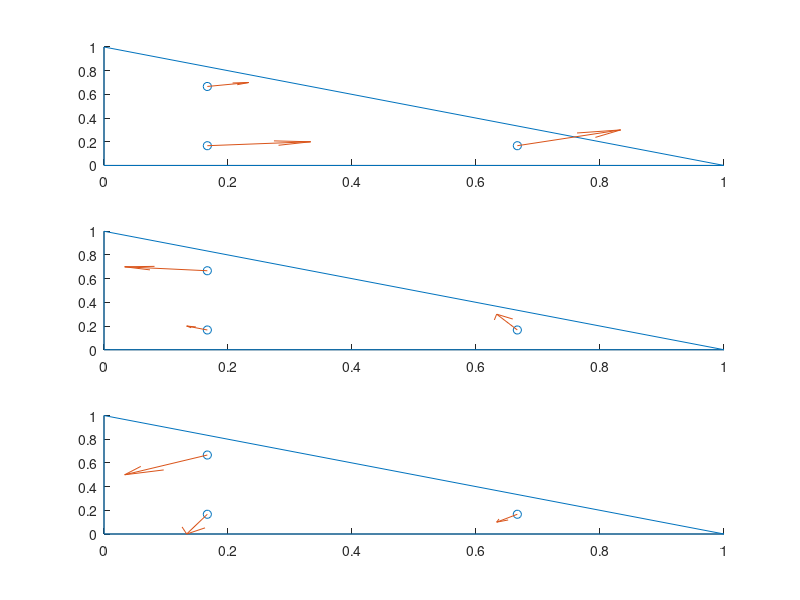
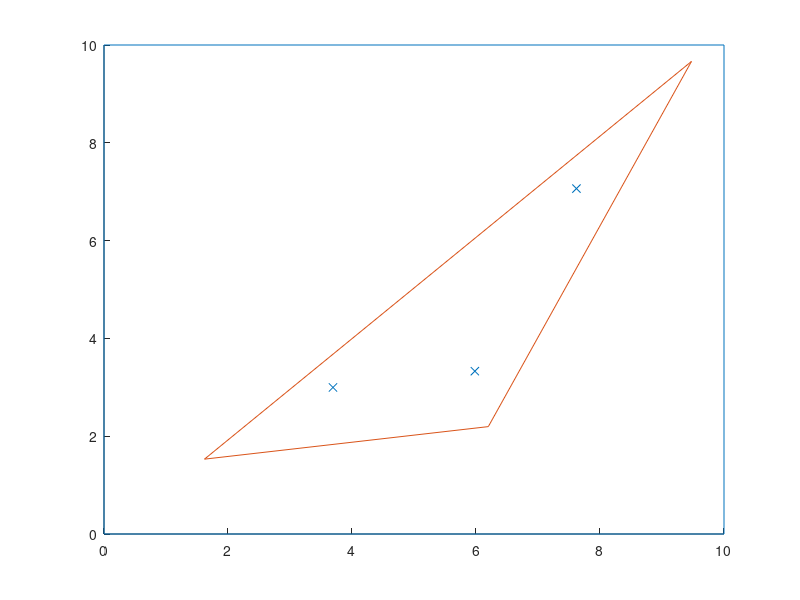
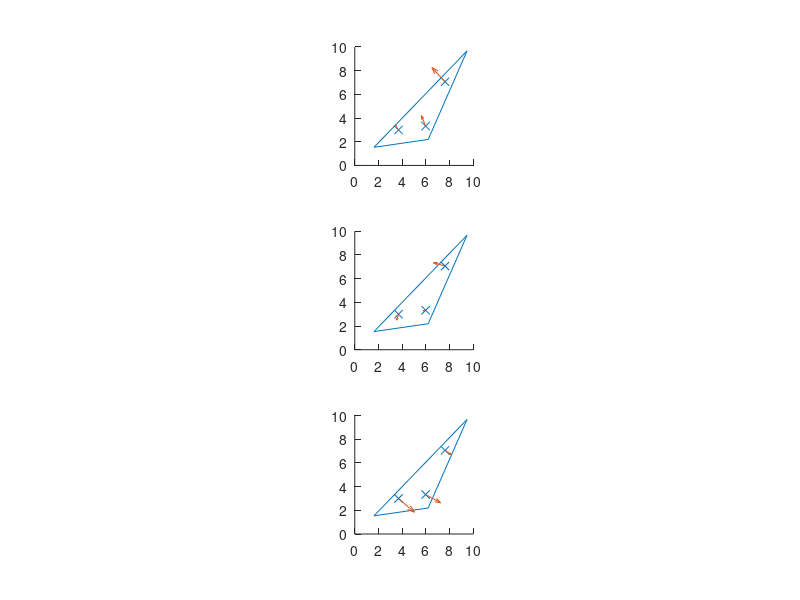
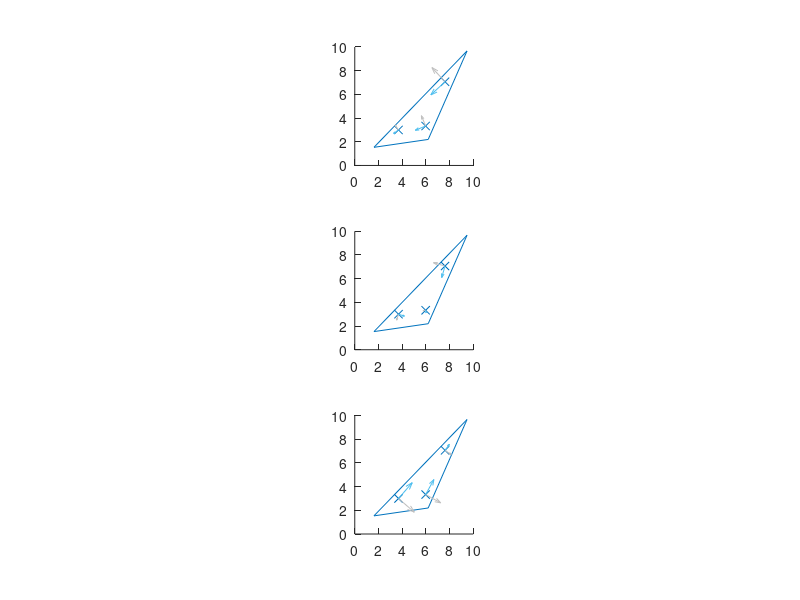

MATLAB code for these plots, in order:
clear
close all
a = 10;
xyz = rand(3,3)*a;

% Quadrature rule
q2u = [[6.666666666666667e-01, ...
        1.666666666666667e-01]; ...
       [1.666666666666667e-01, ...
        6.666666666666667e-01]; ...
       [1.666666666666667e-01, ...
        1.666666666666667e-01]]';
q2w = [1.666666666666667e-01; ...
       1.666666666666667e-01; ...
       1.666666666666667e-01]';

% H(grad) basis functions
% Node basis functions for the reference element
up{1} = 1 - q2u(1,:) - q2u(2,:);
up{2} = q2u(1,:);
up{3} = q2u(2,:);

% Gradient of H(grad) basis functions, used in H(div), H(curl)
ug{1} = [-1 -1]';
ug{2} = [+1 0]';
ug{3} = [0 +1]';

% H(curl) basis function N
uin{1} = [ug{2}*up{1} - ug{1}*up{2}; 0,0,0];
uin{2} = [ug{3}*up{2} - ug{2}*up{3}; 0,0,0];
uin{3} = [ug{1}*up{3} - ug{3}*up{1}; 0,0,0];

% Physical coordinates
% Maps from refference element to physical element
q2x = zeros(3,length(q2w)); % allocate memorry
for iIdx = 1:3 % 3 edge points i.e triangle
    q2x = q2x + xyz(:,iIdx)*up{iIdx};
end

% Jacobian
jac = zeros(3);
for iIdx = 1:3
    jac = jac ...
        + [xyz(1,iIdx)*ug{iIdx}', 0; ...
           xyz(2,iIdx)*ug{iIdx}', 0; ...
           xyz(3,iIdx)*ug{iIdx}', 0]';
end
jac(3,3) = 1;
% Mappings
det_jac = det(jac);
map_ccs = inv(jac);       % mapping for curl-conforming space
%map_dcs = jac'/det_jac;  % mapping for div-conforming space
scale = 0.2;
figure(1), clf
subplot(3,1,1), hold on
plot([0,0,1,0]',[0,1,0,0]')
scatter(q2u(1,:),q2u(2,:))
quiver(q2u(1,:),q2u(2,:),uin{1}(1,:)*scale,uin{1}(2,:)*scale,'Autoscale','off')

subplot(3,1,2), hold on
plot([0,0,1,0]',[0,1,0,0]')
scatter(q2u(1,:),q2u(2,:))
quiver(q2u(1,:),q2u(2,:),uin{2}(1,:)*scale,uin{2}(2,:)*scale,'Autoscale','off')

subplot(3,1,3), hold on
plot([0,0,1,0]',[0,1,0,0]')
scatter(q2u(1,:),q2u(2,:))
quiver(q2u(1,:),q2u(2,:),uin{3}(1,:)*scale,uin{3}(2,:)*scale,'Autoscale','off')


figure(2), clf, hold on
plot([0,0,a,a,0],[0,a,a,0,0])
plot([xyz(1,:),xyz(1,1)],[xyz(2,:),xyz(2,1)])
scatter(q2x(1,:),q2x(2,:),'x')


for iIdx = 1:3
    gsnn{iIdx} = map_ccs*uin{iIdx};
end

scale = det_jac*0.2;
figure(3)
subplot(3,1,1), hold on
plot([xyz(1,:),xyz(1,1)],[xyz(2,:),xyz(2,1)])
scatter(q2x(1,:),q2x(2,:),'x')
quiver(q2x(1,:),q2x(2,:),gsnn{1}(1,:)*scale,gsnn{1}(2,:)*scale,'Autoscale','off')
daspect([1 1 1])

subplot(3,1,2), hold on
plot([xyz(1,:),xyz(1,1)],[xyz(2,:),xyz(2,1)])
scatter(q2x(1,:),q2x(2,:),'x')
quiver(q2x(1,:),q2x(2,:),gsnn{2}(1,:)*scale,gsnn{2}(2,:)*scale,'Autoscale','off')
daspect([1 1 1])

subplot(3,1,3),hold on
plot([xyz(1,:),xyz(1,1)],[xyz(2,:),xyz(2,1)])
scatter(q2x(1,:),q2x(2,:),'x')
quiver(q2x(1,:),q2x(2,:),gsnn{3}(1,:)*scale,gsnn{3}(2,:)*scale,'Autoscale','off')
daspect([1 1 1])

n = repmat([0,0,1],3,1)';
%S, n x N
usn{1} = cross(n,gsnn{1});
usn{2} = cross(n,gsnn{2});
usn{3} = cross(n,gsnn{3});

col = [0.75,0.75,0.75];

figure(4)
subplot(3,1,1), hold on
plot([xyz(1,:),xyz(1,1)],[xyz(2,:),xyz(2,1)])
scatter(q2x(1,:),q2x(2,:),'x')
quiver(q2x(1,:),q2x(2,:),gsnn{1}(1,:)*scale,gsnn{1}(2,:)*scale,'Autoscale','off','color',col)
quiver(q2x(1,:),q2x(2,:),usn{1}(1,:)*scale,usn{1}(2,:)*scale,'Autoscale','off')
daspect([1 1 1])

subplot(3,1,2), hold on
plot([xyz(1,:),xyz(1,1)],[xyz(2,:),xyz(2,1)])
scatter(q2x(1,:),q2x(2,:),'x')
quiver(q2x(1,:),q2x(2,:),gsnn{2}(1,:)*scale,gsnn{2}(2,:)*scale,'Autoscale','off','color',col)
quiver(q2x(1,:),q2x(2,:),usn{2}(1,:)*scale,usn{2}(2,:)*scale,'Autoscale','off')
daspect([1 1 1])

subplot(3,1,3),hold on
plot([xyz(1,:),xyz(1,1)],[xyz(2,:),xyz(2,1)])
scatter(q2x(1,:),q2x(2,:),'x')
quiver(q2x(1,:),q2x(2,:),gsnn{3}(1,:)*scale,gsnn{3}(2,:)*scale,'Autoscale','off','color',col)
quiver(q2x(1,:),q2x(2,:),usn{3}(1,:)*scale,usn{3}(2,:)*scale,'Autoscale','off')
daspect([1 1 1])

%n x S (n x (n x S)) 
usnn{1} = cross(n,usn{1});
usnn{2} = cross(n,usn{2});
usnn{3} = cross(n,usn{3});

figure(5)
subplot(3,1,1), hold on
plot([xyz(1,:),xyz(1,1)],[xyz(2,:),xyz(2,1)])
scatter(q2x(1,:),q2x(2,:),'x')
quiver(q2x(1,:),q2x(2,:),usn{1}(1,:)*scale,usn{1}(2,:)*scale,'Autoscale','off','color',col)
quiver(q2x(1,:),q2x(2,:),usnn{1}(1,:)*scale,usnn{1}(2,:)*scale,'Autoscale','off')
daspect([1 1 1])

subplot(3,1,2), hold on
plot([xyz(1,:),xyz(1,1)],[xyz(2,:),xyz(2,1)])
scatter(q2x(1,:),q2x(2,:),'x')
quiver(q2x(1,:),q2x(2,:),usn{2}(1,:)*scale,usn{2}(2,:)*scale,'Autoscale','off','color',col)
quiver(q2x(1,:),q2x(2,:),usnn{2}(1,:)*scale,usnn{2}(2,:)*scale,'Autoscale','off')
daspect([1 1 1])

subplot(3,1,3),hold on
plot([xyz(1,:),xyz(1,1)],[xyz(2,:),xyz(2,1)])
scatter(q2x(1,:),q2x(2,:),'x')
quiver(q2x(1,:),q2x(2,:),usn{3}(1,:)*scale,usn{3}(2,:)*scale,'Autoscale','off','color',col)
quiver(q2x(1,:),q2x(2,:),usnn{3}(1,:)*scale,usnn{3}(2,:)*scale,'Autoscale','off')
daspect([1 1 1])


%%%%%% old version %%%%%%%

usn_old{1} = cross(n,uin{1});
usn_old{2} = cross(n,uin{2});
usn_old{3} = cross(n,uin{3});

for iIdx = 1:3
    gsn_old{iIdx} = map_ccs*usn_old{iIdx};
end

figure(6)
subplot(3,1,1), hold on
plot([xyz(1,:),xyz(1,1)],[xyz(2,:),xyz(2,1)])
scatter(q2x(1,:),q2x(2,:),'x')
quiver(q2x(1,:),q2x(2,:),uin{1}(1,:)*scale,uin{1}(2,:)*scale,'Autoscale','off','color',col)
quiver(q2x(1,:),q2x(2,:),gsn_old{1}(1,:)*scale,gsn_old{1}(2,:)*scale,'Autoscale','off')
daspect([1 1 1])

subplot(3,1,2), hold on
plot([xyz(1,:),xyz(1,1)],[xyz(2,:),xyz(2,1)])
scatter(q2x(1,:),q2x(2,:),'x')
quiver(q2x(1,:),q2x(2,:),uin{2}(1,:)*scale,uin{2}(2,:)*scale,'Autoscale','off','color',col)
quiver(q2x(1,:),q2x(2,:),gsn_old{2}(1,:)*scale,gsn_old{2}(2,:)*scale,'Autoscale','off')
daspect([1 1 1])

subplot(3,1,3),hold on
plot([xyz(1,:),xyz(1,1)],[xyz(2,:),xyz(2,1)])
scatter(q2x(1,:),q2x(2,:),'x')
quiver(q2x(1,:),q2x(2,:),uin{3}(1,:)*scale,uin{3}(2,:)*scale,'Autoscale','off','color',col)
quiver(q2x(1,:),q2x(2,:),gsn_old{3}(1,:)*scale,gsn_old{3}(2,:)*scale,'Autoscale','off')
daspect([1 1 1])


%b_{ij} ElMtx n x n x [j^{-1}]N * U_inc
% %Jacobian for U_inc
% jacU = zeros(3);
% jacU = [xyz(1,3)-xyz(1,3), xyz(1,2)-xyz(1,1); ...
%         xyz(2,3)-xyz(2,1), xyz(2,2)-xyz(2,1)];
% % Mappings
% det_jacU = det(jacU);

% figure(10), hold on
% scatter(xyz(1,:),xyz(2,:),'g');
% scatter(q2x(1,:),q2x(2,:),'r','x');

%xyz = xyz+(a/2); % (the waveguide needs to start at 0 to a
%Area = 1/2*abs(xyz(1,1)*(xyz(2,2)-xyz(2,3))+ xyz(1,2)*(xyz(2,3)-xyz(2,1)) + xyz(1,3)*(xyz(2,1)-xyz(2,2)));

%Uinc = -2j*k_z10*E0*[0,0,0;sin((pi*(q2x(1,:)+(a/2))) / a );0,0,0].*exp(-1j*k_z10*0); %needs z in exponent
% % scale = 0.001;
% % quiver(q2x(1,:),q2x(2,:),Uinc(1,:),imag(Uinc(2,:)*scale),'Autoscale', 'off')
% 
% for iIdx = 1:3
%     ipTmp = sum(usnn{iIdx} .* Uinc);
%     bElMtx_EE(iIdx) = (ipTmp * q2w') *det_jac;
% end
